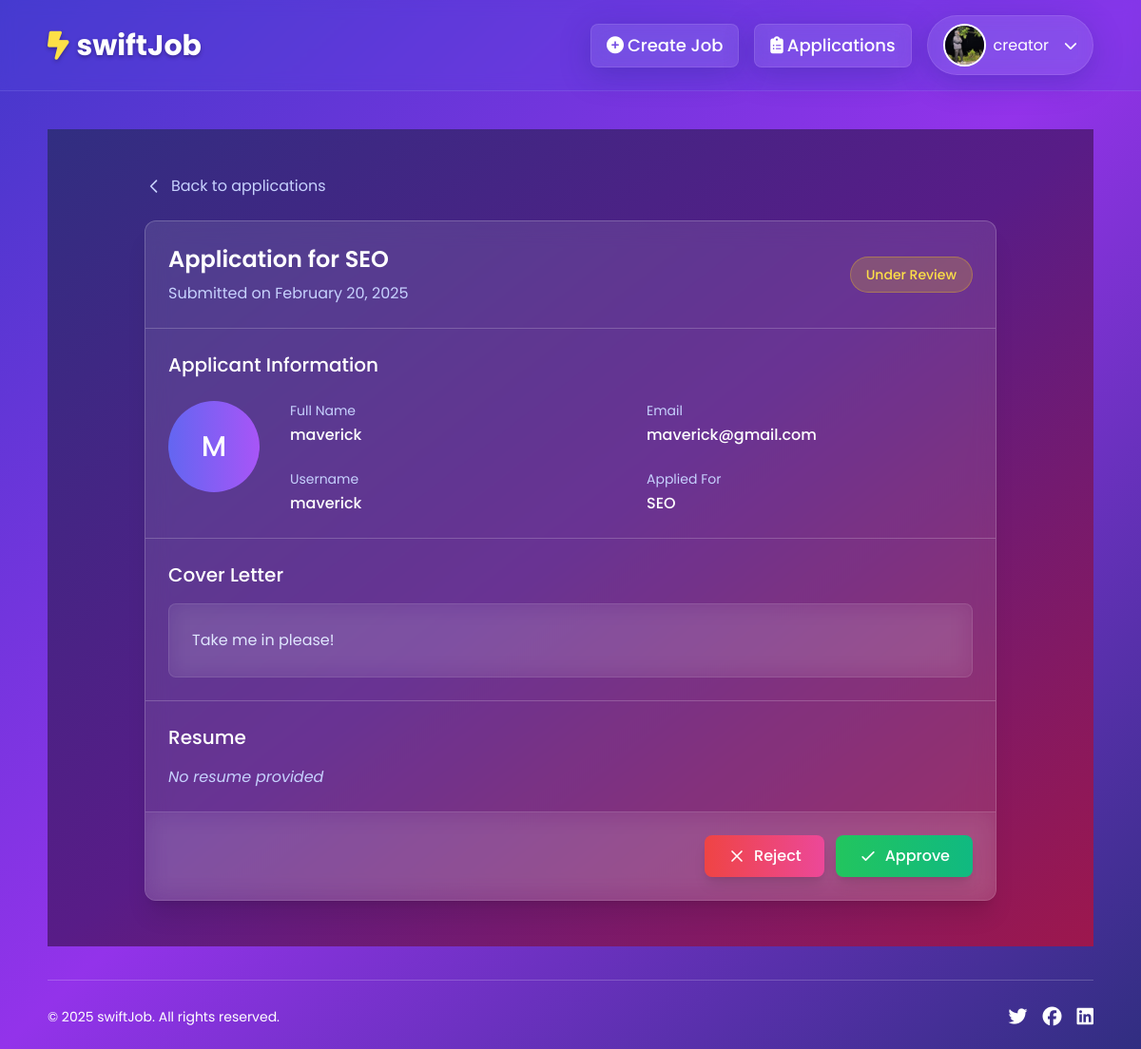
Page /application/application-detail/23/ (signed in) on the earlier database version.
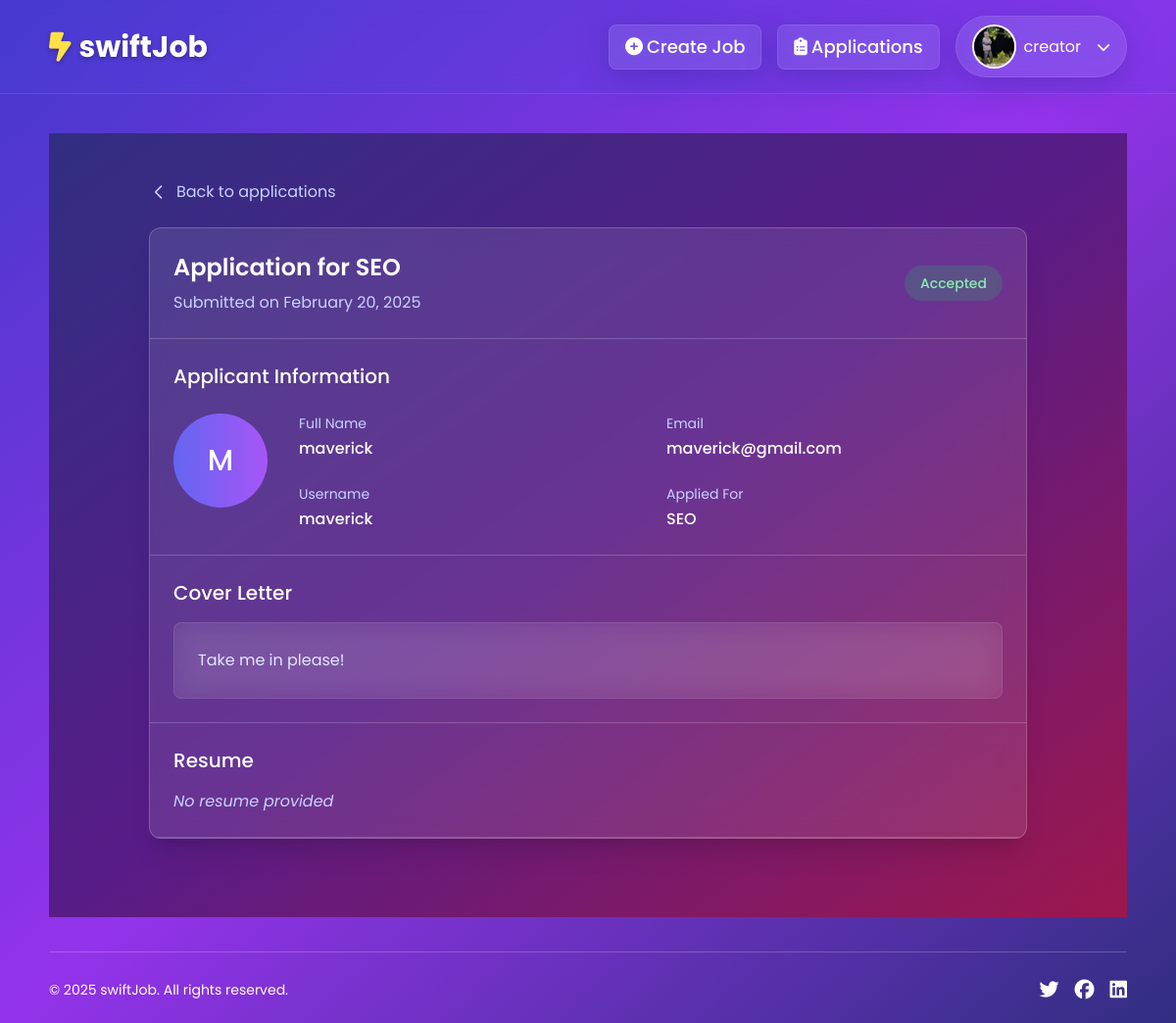
Same page on the later database version.
### application/models.py (models this page shows, shortened)
class Apply(models.Model):
    STATUS_CHOICES = [
        ('in_progress', 'In Progress'),
        ('accepted', 'Accepted'),
        ('rejected', 'Rejected')
    ]
    job = models.ForeignKey(JobCreation, on_delete=models.CASCADE)
    applicant = models.ForeignKey(User,on_delete=models.CASCADE)
    cover_letter = models.TextField()
    resume = models.FileField(upload_to='resume/',null=True,blank=True)
    date_applied = models.DateTimeField(auto_now_add=True)
    status = models.CharField(max_length=20, choices=STATUS_CHOICES, default='in_progress')

### job/models.py (models this page shows, shortened)
class JobCreation(models.Model):
    job_creator = models.ForeignKey(User, on_delete=models.CASCADE)
    job_title = models.CharField(max_length=200)
    category = models.ForeignKey(Category, on_delete=models.CASCADE)
    job_description = models.TextField()
    min_price = models.IntegerField(validators=[MinValueValidator(0)],default=0)
    max_price = models.IntegerField(validators=[MinValueValidator(0)])
    min_time = models.IntegerField(validators=[MinValueValidator(0)])
    max_time = models.IntegerField(validators=[MinValueValidator(0)])
    location = models.CharField(max_length=50,null=True,blank=True)
    required_skills = models.ManyToManyField(Skill)
    experience = models.ForeignKey(Experience, on_delete=models.SET_NULL,null=True,blank=True)
    created_at = models.DateTimeField(auto_now_add=True)
    slug = models.SlugField(unique=True,null=True,blank=True)

### application/views.py (the view)
# urls.py: path('application-detail/<int:id>/',views.view_application_details,name='application-detail'),
@login_required
def view_application_details(request,id):
    application = get_object_or_404(Apply, id=id)
    applications = Apply.objects.filter(id=id)
    if application.job.job_creator != request.user:
        return redirect('/')
    context = {
        'application': application,
        'applications':applications,
    }
    return render(request,'application/view_application_detail.html',context)

### application/templates/application/view_application_detail.html (shortened to what the changed rows need)
{% extends 'base.html' %}
{% load static %}
{% block content %}
<div class="min-h-screen bg-gradient-to-br from-indigo-900 via-purple-900 to-pink-800 py-12 px-4 sm:px-6 lg:px-8">
    <div class="max-w-4xl mx-auto">
        <div class="backdrop-blur-md bg-white/10 rounded-xl shadow-xl overflow-hidden border border-white/20">
            <div class="border-b border-white/20 px-6 py-6">
                <div class="flex flex-col md:flex-row md:items-center md:justify-between">
                    <div class="mb-4 md:mb-0">
                        <h2 class="text-2xl font-semibold text-white">Application for {{ application.job.job_title }}</h2>
                        <p class="text-indigo-200 mt-2">Submitted on {{ application.date_applied|date:"F d, Y" }}</p>
                    </div>
                    {% if application.status == 'accepted' %}
                    <div class="inline-flex px-4 py-2 rounded-full text-sm font-medium bg-green-500 bg-opacity-20 text-green-300">
                        Accepted
                    </div>
                    {% elif application.status == 'rejected' %}
                    <div class="inline-flex px-4 py-2 rounded-full text-sm font-medium bg-yellow-400/20 text-red-500 border border-yellow-400/30">
                        Rejected
                    </div>
                    {% else %}
                    <div class="inline-flex px-4 py-2 rounded-full text-sm font-medium bg-yellow-400/20 text-yellow-300 border border-yellow-400/30">
                        Under Review
                    </div>
                    {% endif %}
                </div>
            </div>
            <div class="p-6 border-b border-white/20">
                <div class="flex flex-col md:flex-row">
                    <div class="flex-shrink-0 mb-6 md:mb-0 md:mr-8">
                        <div class="h-24 w-24 rounded-full bg-gradient-to-r from-indigo-500 to-purple-500 flex items-center justify-center text-white">
                            <span class="text-3xl font-medium">{{ application.applicant.username|first|upper }}</span>
                        </div>
                    </div>
                    <div class="flex-grow grid grid-cols-1 md:grid-cols-2 gap-y-6 gap-x-8">
                        <div>
                            <p class="text-sm text-indigo-200">Full Name</p>
                            <p class="text-white font-medium mt-1">{{ application.applicant.get_full_name|default:application.applicant.username }}</p>
                        </div>
                        <div>
                            <p class="text-sm text-indigo-200">Email</p>
                            <p class="text-white font-medium mt-1">{{ application.applicant.email }}</p>
                        </div>
                        <div>
                            <p class="text-sm text-indigo-200">Username</p>
                            <p class="text-white font-medium mt-1">{{ application.applicant.username }}</p>
                        </div>
                        <div>
                            <p class="text-sm text-indigo-200">Applied For</p>
                            <p class="text-white font-medium mt-1">{{ application.job.job_title }}</p>
                        </div>
                    </div>
                </div>
            </div>
            <div class="p-6 border-b border-white/20">
                <h3 class="text-xl font-medium text-white mb-4">Cover Letter</h3>
                <div class="backdrop-blur-md bg-white/5 p-6 rounded-lg text-indigo-100 prose prose-invert max-w-none border border-white/10">
                    {{ application.cover_letter }}
                </div>
            </div>
             {% if not application.status == 'accepted' or application.status == 'rejected' %}
             <div class="p-6 backdrop-blur-md bg-white/5 flex flex-col sm:flex-row sm:justify-end gap-3">
                 {% for application in applications  %}
                 <form action="{% url "application:reject-application" application.id %}" method="post">
                     <button type="submit"
                             class="inline-flex justify-center items-center px-6 py-2.5 rounded-lg bg-gradient-to-r from-red-500 to-pink-500 hover:from-red-600 hover:to-pink-600 text-white font-medium transition-all duration-200 hover:scale-105 shadow-lg hover:shadow-red-500/25">
                         <svg xmlns="http://www.w3.org/2000/svg" class="h-5 w-5 mr-2" fill="none" viewBox="0 0 24 24" stroke="currentColor">
                             <path stroke-linecap="round" stroke-linejoin="round" stroke-width="2" d="M6 18L18 6M6 6l12 12" />
                         </svg>
                         Reject
                     </button>
                 </form>
                 <form action="{% url "application:accept-application" application.id %}" method="post">
                     <button type="submit"
                             class="inline-flex justify-center items-center px-6 py-2.5 rounded-lg bg-gradient-to-r from-green-500 to-emerald-500 hover:from-green-600 hover:to-emerald-600 text-white font-medium transition-all duration-200 hover:scale-105 shadow-lg hover:shadow-green-500/25">
                         <svg xmlns="http://www.w3.org/2000/svg" class="h-5 w-5 mr-2" fill="none" viewBox="0 0 24 24" stroke="currentColor">
                             <path stroke-linecap="round" stroke-linejoin="round" stroke-width="2" d="M5 13l4 4L19 7" />
                         </svg>
                         Approve
                     </button>
                 </form>
                 {% endfor %}
             </div>
             {% endif %}
        </div>
    </div>
</div>
{% endblock %}

Differences in the rows shown:
changed Apply "Take me in please!": status "in_progress" → "accepted" (drawn)
Other differences:
text no longer shown: "Under Review"
text now shown: "Accepted"
